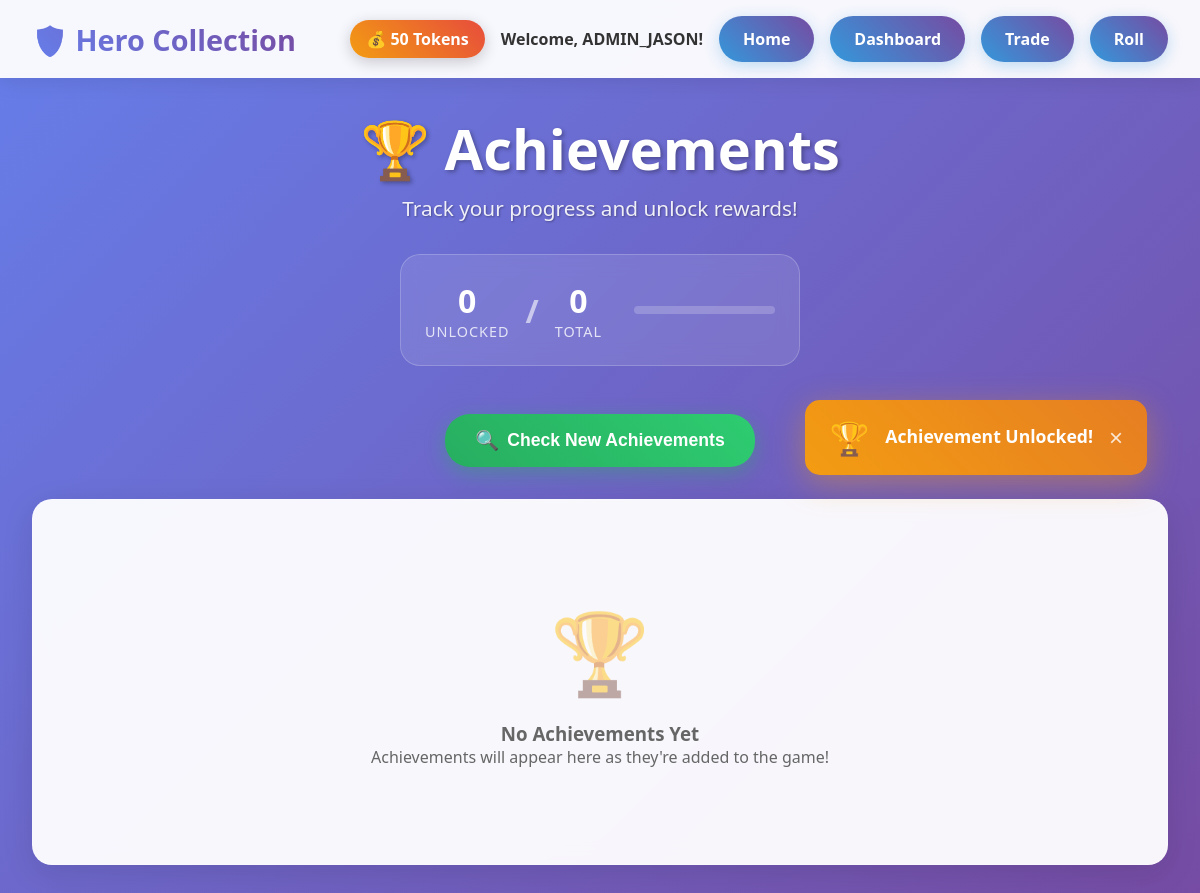
Page /achievements (signed in) on the earlier database version.
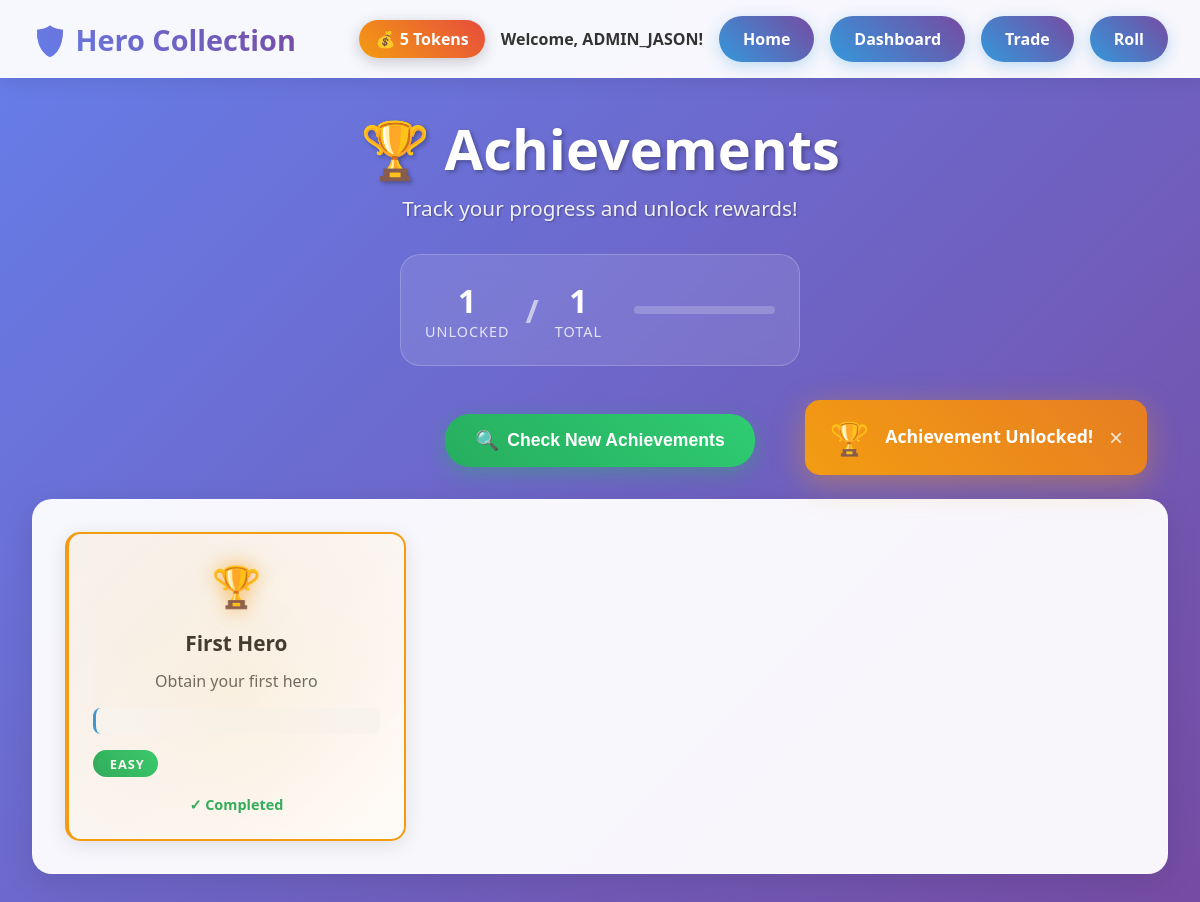
Same page on the later database version.
### main.py (models this page shows)
class User(db.Model, UserMixin):
    id = db.Column(db.Integer, primary_key=True)
    username = db.Column(db.String(30), nullable=False)
    password = db.Column(db.String(70), nullable=False)
    tokens = db.Column(db.Integer, default=50)
    tokens_spent = db.Column(db.Integer, default=0)
    rolls_done = db.Column(db.Integer, default=0)
    last_daily_claim = db.Column(db.DateTime, default=datetime.utcnow)
    heroes = db.relationship('Hero', secondary=user_heroes, backref="owners")
    achievements = db.relationship("Achievement", secondary=user_achievements, backref="owners")

class Achievement(db.Model):
    id = db.Column(db.Integer, primary_key=True)
    name = db.Column(db.String(50), nullable=False)
    description = db.Column(db.String(200), nullable=False)
    type = db.Column(db.String(100), nullable=False)
    value = db.Column(db.Integer, default=0)
    difficulty = db.Column(db.String(50), nullable=False)

### main.py (the view)
@app.route('/achievements')
@login_required
def achievements():
    all_achievements = Achievement.query.all()
    user_achievements = current_user.achievements
    user_achievement_ids = [a.id for a in user_achievements]
    newly_unlocked_achievements = []
    return render_template('achievement.html',
        all_achievements=all_achievements,
        user_achievements=user_achievements,
        user_achievement_ids=user_achievement_ids,
        newly_unlocked_achievements=newly_unlocked_achievements
    )

### main.py (called while the page is built)
@login_manager.user_loader
def load_user(user_id):
    return User.query.get(int(user_id))

### templates/achievement.html (shortened to what this page needs)
<!DOCTYPE html>
<html lang="en">
<head>
    <link rel="stylesheet" href="{{ url_for('static', filename='style.css') }}">
    <link rel="stylesheet" href="{{ url_for('static', filename='achievement.css') }}">
</head>
<body>
    <nav class="navbar">
        <div class="navbar-content">
            <div class="logo">🛡️ Hero Collection</div>
            <div class="user-info">
                <div class="tokens">💰 {{ current_user.tokens }} Tokens</div>
                <div class="username">Welcome, {{ current_user.username }}!</div>
                <div class="homeL"><a href="{{ url_for('home')}}">Home</a></div>
                <div class="homeL"><a href="{{ url_for('dashboard')}}">Dashboard</a></div>
                <div class="homeL"><a href="{{ url_for('trade')}}">Trade</a></div>
                <div class="homeL"><a href="{{ url_for('roll')}}">Roll</a></div>
            </div>
        </div>
    </nav>
    <div class="container">
        <div class="achievements-header">
            <h1 class="achievements-title">🏆 Achievements</h1>
            <p class="achievements-subtitle">Track your progress and unlock rewards!</p>
            <div class="achievement-stats">
                <div class="stat-item">
                    <span class="stat-number">{{ user_achievements|length }}</span>
                    <span class="stat-label">Unlocked</span>
                </div>
                <div class="stat-divider">/</div>
                <div class="stat-item">
                    <span class="stat-number">{{ all_achievements|length }}</span>
                    <span class="stat-label">Total</span>
                </div>
                <div class="progress-bar">
                </div>
            </div>
        </div>
        <div class="check-section">
            <form method="POST" action="{{ url_for('check_achievements') }}">
                <button type="submit" class="btn-check-achievements">
                    <span class="check-icon">🔍</span>
                    Check New Achievements
                </button>
            </form>
        </div>
        <div class="achievements-section">
            <div class="achievements-grid">
                {% for achievement in all_achievements %}
                    {% set is_unlocked = achievement.id in user_achievement_ids %}
                    <div class="achievement-card {% if not is_unlocked %}locked{% endif %} difficulty-{{ achievement.difficulty.lower() }}"
                         data-difficulty="{{ achievement.difficulty.lower() }}"
                         data-status="{% if is_unlocked %}unlocked{% else %}locked{% endif %}">
                        <div class="achievement-icon">
                            {% if is_unlocked %}
                                <span class="trophy-icon">🏆</span>
                            {% else %}
                                <span class="locked-icon">🔒</span>
                            {% endif %}
                        </div>
                        <div class="achievement-content">
                            <div class="achievement-name">
                                {% if is_unlocked %}
                                    {{ achievement.name }}
                                {% else %}
                                    <span class="hidden-text">???</span>
                                {% endif %}
                            </div>
                            <div class="achievement-description">
                                {% if is_unlocked %}
                                    {{ achievement.description }}
                                {% else %}
                                    <span class="hidden-description">Complete this achievement to unlock!</span>
                                {% endif %}
                            </div>
                            <div class="achievement-condition">
                            </div>
                            <div class="achievement-difficulty difficulty-{{ achievement.difficulty.lower() }}">
                                {{ achievement.difficulty }}
                            </div>
                        </div>
                        <div class="achievement-status">
                            {% if is_unlocked %}
                                <span class="status-completed">✓ Completed</span>
                            {% else %}
                                <span class="status-locked">Locked</span>
                            {% endif %}
                        </div>
                        {% if is_unlocked %}
                            <div class="unlock-glow"></div>
                        {% endif %}
                    </div>
                {% endfor %}
            </div>
            {% if not all_achievements %}
                <div class="empty-state">
                    <div class="empty-icon">🏆</div>
                    <h3>No Achievements Yet</h3>
                    <p>Achievements will appear here as they're added to the game!</p>
                </div>
            {% endif %}
    <div id="achievement-notification" class="achievement-notification">
        <div class="notification-content">
            <div class="notification-icon">🏆</div>
            <div class="notification-text">
                <div class="notification-title">Achievement Unlocked!</div>
            </div>
            <button class="notification-close" onclick="closeNotification()">×</button>
        </div>
    </div>
</body>
</html>

### static/style.css (style rules this page uses)
* { margin: 0; padding: 0; box-sizing: border-box; }
body { font-family: 'Segoe UI', Tahoma, Geneva, Verdana, sans-serif; background: linear-gradient(135deg, #667eea 0%, #764ba2 100%); min-height: 100vh; color: #333; }
.navbar { background: rgba(255, 255, 255, 0.95); backdrop-filter: blur(10px); padding: 1rem 2rem; box-shadow: 0 2px 20px rgba(0,0,0,0.1); position: sticky; top: 0; z-index: 100; }
.navbar-content { display: flex; justify-content: space-between; align-items: center; max-width: 1200px; margin: 0 auto; }
.logo { font-size: 1.8rem; font-weight: bold; background: linear-gradient(45deg, #667eea, #764ba2); -webkit-background-clip: text; -webkit-text-fill-color: transparent; background-clip: text; }
.user-info { display: flex; align-items: center; gap: 1rem; }
.tokens { background: linear-gradient(45deg, #f39c12, #e74c3c); color: white; padding: 0.5rem 1rem; border-radius: 20px; font-weight: bold; box-shadow: 0 4px 15px rgba(0,0,0,0.2); }
.homeL { background: linear-gradient(45deg, #3498db, #764ba2); color: white; padding: 12px 24px; border-radius: 25px; font-weight: bold; text-decoration: none; display: inline-block; box-shadow: 0 4px 15px rgba(52, 152, 219, 0.3); transition: all 0.3s ease; transform: scale(1); }
a { color: white; text-decoration: none; }
.username { font-weight: 600; color: #333; }
.container { max-width: 1200px; margin: 0 auto; padding: 2rem; }

Differences in the rows shown:
changed User "ADMIN_JASON": tokens "50" → "5"
added Achievement: name "First Hero", description "Obtain your first hero", difficulty "EASY"
Other differences:
{{ user_achievements|length }}: "0" → "1"
{{ all_achievements|length }}: "0" → "1"
text no longer shown: "🏆 No Achievements Yet Achievements will appear here as they're added to the game!"
